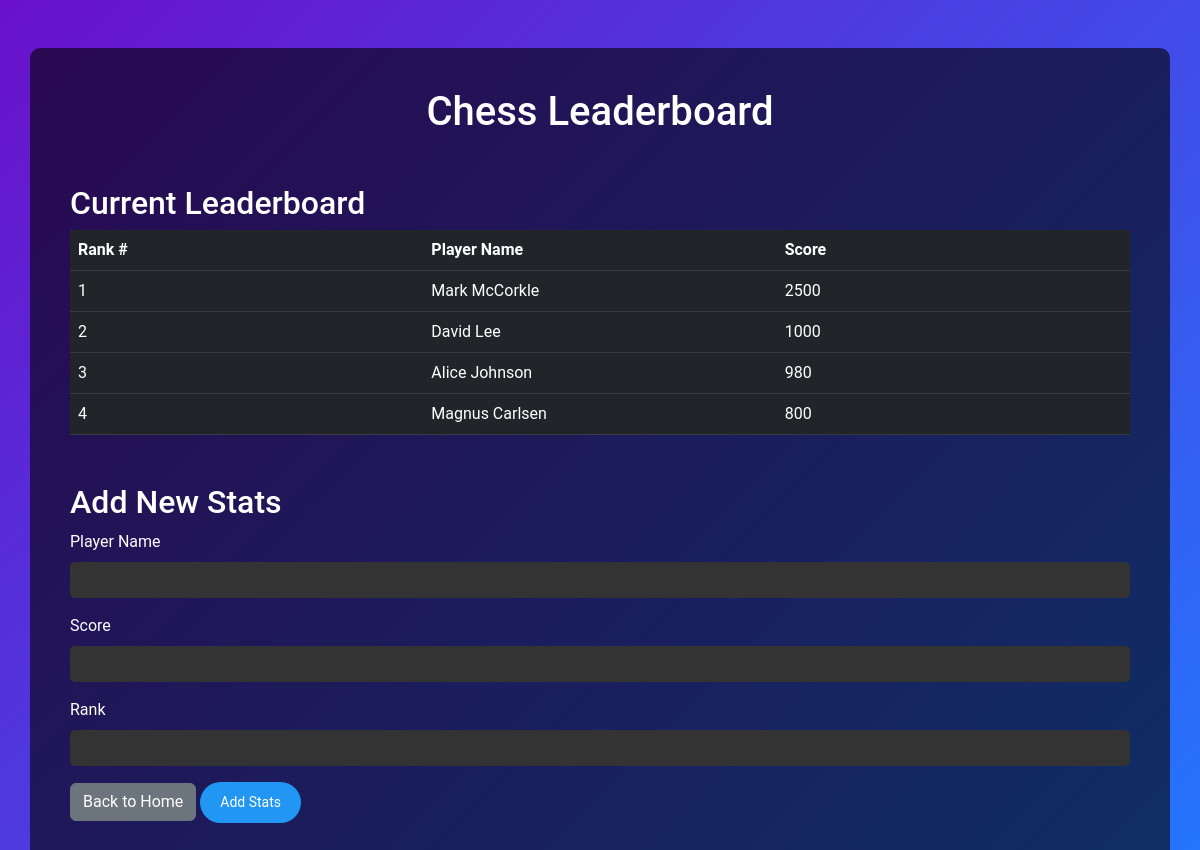
The app's page /leaderboard/Chess with its own data.
### tables this page shows
CREATE TABLE leaderboard (
    leaderboard_id INTEGER PRIMARY KEY AUTOINCREMENT,
    game_id INTEGER,
    player_name TEXT NOT NULL,
    score INTEGER NOT NULL,
    rank INTEGER,
    FOREIGN KEY (game_id) REFERENCES games(game_id)
);

### app.py (the view)
@app.route('/leaderboard/<game_name>', methods=['GET', 'POST'])
def leaderboard(game_name):
    if request.method == 'POST':
        player_name = request.form['player_name']
        score = request.form['score']
        rank = request.form['rank']
        add_leaderboard_entry(game_name, player_name, score, rank)
        return redirect(url_for('leaderboard', game_name=game_name))
    leaderboard_data = get_leaderboard_data(game_name)
    return render_template('leaderboard.html', game_name=game_name, leaderboard=leaderboard_data)

### app.py (called while the page is built)
def get_leaderboard_data(game_name):
    conn = sqlite3.connect('MSD-P01-LeaderBoard.sqlite')
    cursor = conn.cursor()
    cursor.execute("""
        SELECT l.rank, l.player_name, l.score
        FROM leaderboard l
        JOIN games g ON l.game_id = g.game_id
        WHERE g.game_name = ?
        ORDER BY l.rank
    """, (game_name,))
    rows = cursor.fetchall()
    conn.close()
    return rows

### templates/leaderboard.html (shortened to what this page needs)
<!DOCTYPE html>
<html lang="en">
<head>
    <link href="https://cdn.jsdelivr.net/npm/bootstrap@5.3.0-alpha1/dist/css/bootstrap.min.css" rel="stylesheet">
    <link rel="stylesheet" href="{{ url_for('static', filename='style.css') }}">
</head>
<body>
    <div class="container mt-5">
        <h1 class="text-center mb-4">{{ game_name }} Leaderboard</h1>
        <h2 class="mt-5">Current Leaderboard</h2>
        <table class="table table-dark">
            <thead>
                <tr>
                    <th>Rank #</th>
                    <th>Player Name</th>
                    <th>Score</th>
                </tr>
            </thead>
            <tbody>
                {% for entry in leaderboard %}
                    <tr>
                        <td>{{ entry[0] }}</td>
                        <td>{{ entry[1] }}</td>
                        <td>{{ entry[2] }}</td>
                    </tr>
                {% endfor %}
            </tbody>
        </table>
        <h2 class="mt-5">Add New Stats</h2>
        <form action="/leaderboard/{{ game_name }}" method="POST">
            <div class="mb-3">
                <label for="player_name" class="form-label">Player Name</label>
                <input type="text" class="form-control" id="player_name" name="player_name" required>
            </div>
            <div class="mb-3">
                <label for="score" class="form-label">Score</label>
                <input type="number" class="form-control" id="score" name="score" required>
            </div>
            <div class="mb-3">
                <label for="rank" class="form-label">Rank</label>
                <input type="number" class="form-control" id="rank" name="rank" required>
            </div>
            <a href="/" class="btn btn-secondary">Back to Home</a>
            <button type="submit" class="btn btn-primary">Add Stats</button>
        </form>
    </div>
</body>
</html>

### static/style.css (style rules this page uses)
body { background: linear-gradient(135deg, #6a11cb 0%, #2575fc 100%); font-family: 'Roboto', sans-serif; color: #fff; }
h1, h2 { color: #fff; }
.container { background: rgba(0, 0, 0, 0.6); padding: 40px; border-radius: 10px; }
.btn-info, .btn-primary, .btn-danger { border-radius: 30px; padding: 10px 20px; font-size: 14px; }
.btn-primary { background-color: #2196f3; border: none; }
form { border-radius: 10px; }
.form-control { background-color: #333; border: none; color: #fff; border-radius: 5px; }
.form-label { color: #fff; }
table.table { table-layout: fixed; width: 100%; }
table.table th, table.table td { word-wrap: break-word; }
table.table th:nth-child(1), table.table td:nth-child(1) { width: 35%; }
table.table th:nth-child(2), table.table td:nth-child(2) { width: 35%; }
table.table th:nth-child(3), table.table td:nth-child(3) { width: 35%; }

### records on screen
leaderboard: rank "1", player_name "Mark McCorkle", score "2500"
leaderboard: rank "2", player_name "David Lee", score "1000"
leaderboard: rank "3", player_name "Alice Johnson", score "980"
leaderboard: rank "4", player_name "Magnus Carlsen", score "800"

### other values on screen
{{ game_name }} "Chess"
